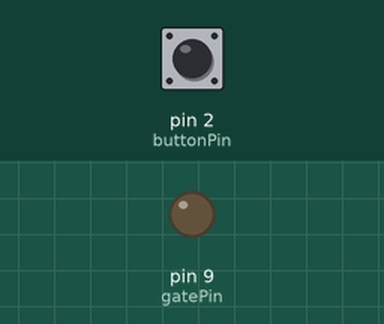
A sketch run on a simulated Arduino Uno, built with avr-gcc and run on an emulated ATmega328P. Shown: output pins drawn as LEDs (lit = HIGH). The test bench sets the inputs (shaded band); at power-on: pin 2 (buttonPin) LOW.

Above: at 1.2 s.
1.3 s: pin 2 (buttonPin) pulled HIGH for 0.15 s
At 1.9 s:
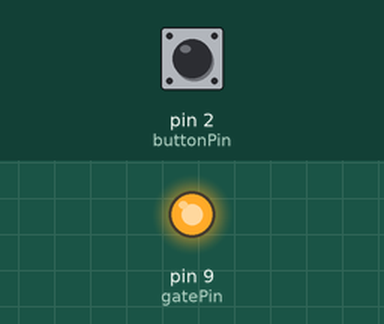
Timing chart, 0 to 4.3 s (numbered marks = the images above; inputs shaded):
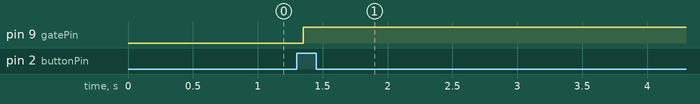

Measured:
- after the input at 1.3 s, pin 9 (gatePin): LOW → HIGH after 0.05 s

The sketch:

porton_prueba.ino
```cpp
const int gatePin = 9; // the pin that the gate is connected to
const int buttonPin = 2; // the pin that the button is connected to

int gateState = 0; // the current state of the gate (0 = closed, 1 = opening, 2 = open, 3 = closing)
int lastButtonState = LOW; // the last state of the button

unsigned long lastDebounceTime = 0; // the last time the button state changed
unsigned long debounceDelay = 50; // the debounce delay in milliseconds

void setup() {
  pinMode(gatePin, OUTPUT);
  pinMode(buttonPin, INPUT);
}

void loop() {
  int buttonState = digitalRead(buttonPin);

  if (buttonState != lastButtonState) {
    lastDebounceTime = millis();
  }

  if (millis() - lastDebounceTime > debounceDelay) {
    if (buttonState == HIGH) {
      if (gateState == 0 || gateState == 2) {
        gateState = 1;
      } else if (gateState == 1 || gateState == 3) {
        gateState = 2;
      }
    }
  }

  lastButtonState = buttonState;

  switch (gateState) {
    case 0:
      digitalWrite(gatePin, LOW);
      break;
    case 1:
      digitalWrite(gatePin, HIGH);
      break;
    case 2:
      digitalWrite(gatePin, HIGH);
      break;
    case 3:
      digitalWrite(gatePin, LOW);
      break;
  }
}
```
